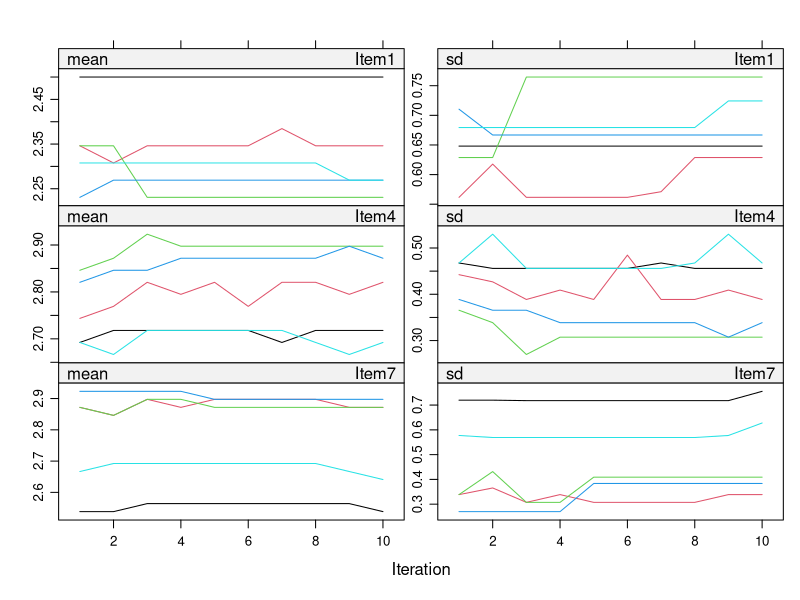

This chart was generated by the following R code: (Note: this script raises an error after producing the figure.)
## ---- chunk 1
library(haven)
library(mice)
## ---- chunk 2
dat <- read_sav("data/Questionnaire.sav")
dat[dat == -9] <- NA
dat$Total_Score <- rowSums(dat[,c(paste0("Item", 1:10))])
head(dat)
## ---- chunk 3
imp0 <- mice(dat, maxit = 0)
pred <- imp0$predictorMatrix
#Exclude Total Score as imputed variable
pred["Total_Score",] <- 0 
#Exclude Total Score as predictor variable
pred[,"Total_Score"] <- 0
## ---- chunk 4
imp <- mice(dat, m = 5, maxit = 10, pred = pred, printFlag = FALSE)
## ---- chunk 5
plot(imp, c("Item1", "Item4", "Item7"))
## ---- chunk 6
imp1 <- data.frame(complete(imp, include = TRUE, action = "long"))
imp1$Total_Score <- rowSums(imp1[c(paste0("Item", 1:10))])
imp2 <- as.mids(imp1)
## ---- chunk 7
fit <- with(imp2, lm(Total_Score ~ Age))
pool(fit)
## ---- chunk 8
knitr::include_graphics("images/fig8.1.png")
## ---- chunk 9
knitr::include_graphics("images/fig8.2.png")
## ---- chunk 10
knitr::include_graphics("images/fig8.3.png")
## ---- chunk 11
knitr::include_graphics("images/fig8.4.png")
## ---- chunk 12
knitr::include_graphics("images/fig8.5a.png")
knitr::include_graphics("images/fig8.5b.png")

## ---- chunk 13
knitr::include_graphics("images/fig8.6.png")
## ---- chunk 14

dat <- read_sav("data/ManyQuestionnaires.sav")
dat[dat == -9] <- NA
names(dat)
## ---- chunk 15
dat$Q1_parcel <- rowMeans(dat[,c("Q1_I1","Q1_I2","Q1_I3","Q1_I4","Q1_I5","Q1_I6","Q1_I7","Q1_I8","Q1_I9","Q1_I10","Q1_I11","Q1_I12")], na.rm=TRUE)
dat$Q2_parcel <- rowMeans(dat[,c("Q2_I1","Q2_I2","Q2_I3","Q2_I4","Q2_I5","Q2_I6","Q2_I7","Q2_I8","Q2_I9","Q2_I10","Q2_I11","Q2_I12")], na.rm=TRUE)
dat$Q3_parcel <- rowMeans(dat[,c("Q3_I1","Q3_I2","Q3_I3","Q3_I4","Q3_I5","Q3_I6","Q3_I7","Q3_I8","Q3_I9","Q3_I10","Q3_I11","Q3_I12")], na.rm=TRUE)
dat$Q4_parcel <- rowMeans(dat[,c("Q4_I1","Q4_I2","Q4_I3","Q4_I4","Q4_I5","Q4_I6","Q4_I7","Q4_I8","Q4_I9","Q4_I10","Q4_I11","Q4_I12")], na.rm=TRUE)
dat$Q5_parcel <- rowMeans(dat[,c("Q5_I1","Q5_I2","Q5_I3","Q5_I4","Q5_I5","Q5_I6","Q5_I7","Q5_I8","Q5_I9","Q5_I10","Q5_I11","Q5_I12")], na.rm=TRUE)

## ---- chunk 16
dat_Q1 <- dat[,c("Q1_I1","Q1_I2","Q1_I3","Q1_I4","Q1_I5","Q1_I6","Q1_I7","Q1_I8","Q1_I9","Q1_I10","Q1_I11","Q1_I12", 
                    "Q2_parcel", "Q3_parcel", "Q4_parcel", "Q5_parcel",
                    "Covariate1", "Covariate2", "Covariate3")]

## ---- chunk 17
dat_Q2 <- dat[,c("Q2_I1","Q2_I2","Q2_I3","Q2_I4","Q2_I5","Q2_I6","Q2_I7","Q2_I8","Q2_I9","Q2_I10","Q2_I11","Q2_I12", 
                    "Q1_parcel", "Q3_parcel", "Q4_parcel", "Q5_parcel",
                    "Covariate1", "Covariate2", "Covariate3")]
dat_Q3 <- dat[,c("Q3_I1","Q3_I2","Q3_I3","Q3_I4","Q3_I5","Q3_I6","Q3_I7","Q3_I8","Q3_I9","Q3_I10","Q3_I11","Q3_I12", 
                    "Q1_parcel", "Q2_parcel", "Q4_parcel", "Q5_parcel",
                    "Covariate1", "Covariate2", "Covariate3")]

dat_Q4 <- dat[,c("Q4_I1","Q4_I2","Q4_I3","Q4_I4","Q4_I5","Q4_I6","Q4_I7","Q4_I8","Q4_I9","Q4_I10","Q4_I11","Q4_I12", 
                    "Q1_parcel", "Q2_parcel", "Q3_parcel", "Q5_parcel",
                    "Covariate1", "Covariate2", "Covariate3")]
dat_Q5 <- dat[,c("Q5_I1","Q5_I2","Q5_I3","Q5_I4","Q5_I5","Q5_I6","Q5_I7","Q5_I8","Q5_I9","Q5_I10","Q5_I11","Q5_I12", 
                    "Q1_parcel", "Q2_parcel", "Q3_parcel", "Q4_parcel",
                    "Covariate1", "Covariate2", "Covariate3")]

## ---- chunk 18
imp_Q1 <- mice(dat_Q1, m = 5, maxit = 10, printFlag = FALSE)
## ---- chunk 19
imp_Q2 <- mice(dat_Q2, m = 5, maxit = 10, printFlag = FALSE)
imp_Q3 <- mice(dat_Q3, m = 5, maxit = 10, printFlag = FALSE)
imp_Q4 <- mice(dat_Q4, m = 5, maxit = 10, printFlag = FALSE)
imp_Q5 <- mice(dat_Q5, m = 5, maxit = 10, printFlag = FALSE)
## ---- chunk 20
mi_Q1 <- data.frame(complete(imp_Q1, include=TRUE, action="long"))
mi_Q2 <- data.frame(complete(imp_Q2, include=TRUE, action="long"))
mi_Q3 <- data.frame(complete(imp_Q3, include=TRUE, action="long"))
mi_Q4 <- data.frame(complete(imp_Q4, include=TRUE, action="long"))
mi_Q5 <- data.frame(complete(imp_Q5, include=TRUE, action="long"))
## ---- chunk 21
dat_imp <-data.frame(.imp=mi_Q1[,".imp"],
                        mi_Q1[,paste0("Q1_I", 1:12)],
                        mi_Q2[,paste0("Q2_I", 1:12)],
                        mi_Q3[,paste0("Q3_I", 1:12)],
                        mi_Q4[,paste0("Q4_I", 1:12)],
                        mi_Q5[,paste0("Q5_I", 1:12)],
                        mi_Q1[,c("Covariate1", "Covariate2", "Covariate3")]
                        )
## ---- chunk 22
dat_imp$Q1_TS <- rowSums(dat_imp[,c("Q1_I1","Q1_I2","Q1_I3","Q1_I4","Q1_I5","Q1_I6","Q1_I7","Q1_I8","Q1_I9","Q1_I10","Q1_I11","Q1_I12")], na.rm=FALSE)
dat_imp$Q2_TS <- rowSums(dat_imp[,c("Q2_I1","Q2_I2","Q2_I3","Q2_I4","Q2_I5","Q2_I6","Q2_I7","Q2_I8","Q2_I9","Q2_I10","Q2_I11","Q2_I12")], na.rm=FALSE)
dat_imp$Q3_TS <- rowSums(dat_imp[,c("Q3_I1","Q3_I2","Q3_I3","Q3_I4","Q3_I5","Q3_I6","Q3_I7","Q3_I8","Q3_I9","Q3_I10","Q3_I11","Q3_I12")], na.rm=FALSE)
dat_imp$Q4_TS <- rowSums(dat_imp[,c("Q4_I1","Q4_I2","Q4_I3","Q4_I4","Q4_I5","Q4_I6","Q4_I7","Q4_I8","Q4_I9","Q4_I10","Q4_I11","Q4_I12")], na.rm=FALSE)
dat_imp$Q5_TS <- rowSums(dat_imp[,c("Q5_I1","Q5_I2","Q5_I3","Q5_I4","Q5_I5","Q5_I6","Q5_I7","Q5_I8","Q5_I9","Q5_I10","Q5_I11","Q5_I12")], na.rm=FALSE)

## ---- chunk 23

dat_imp2 <- as.mids(dat_imp)
fit <- with(dat_imp2, lm(Q1_TS~ Q2_TS+Q3_TS+Q4_TS+Q5_TS+Covariate1))
pool(fit)
## ---- chunk 24
knitr::include_graphics("images/fig8.7.png")
## ---- chunk 25
knitr::include_graphics("images/fig8.8.png")
## ---- chunk 26
knitr::include_graphics("images/fig8.9.png")
## ---- chunk 27
dat <- read_sav("data/ManyQuestionnaires.sav")
dat[dat == -9] <- NA

dat$Q1_TS <- rowSums(dat[,paste0("Q1_I", 1:12)], na.rm=FALSE)
dat$Q2_TS <- rowSums(dat[,paste0("Q2_I", 1:12)], na.rm=FALSE)
dat$Q3_TS <- rowSums(dat[,paste0("Q3_I", 1:12)], na.rm=FALSE)
dat$Q4_TS <- rowSums(dat[,paste0("Q4_I", 1:12)], na.rm=FALSE)
dat$Q5_TS <- rowSums(dat[,paste0("Q5_I", 1:12)], na.rm=FALSE)

imp0 <- mice(dat, maxit=0, printFlag = FALSE)
predmat2 <- imp0$pred
method2 <- imp0$method
## ---- chunk 28
predmat2 <- imp0$predictorMatrix
predmat2[paste0("Q1_I", 1:12),] <- 0
predmat2[paste0("Q1_I", 1:12),paste0("Q1_I", 1:12)] <- 1
predmat2[paste0("Q1_I", 1:12),c("Q2_TS","Q3_TS","Q4_TS","Q5_TS")] <- 1
predmat2[paste0("Q2_I", 1:12),] <- 0
predmat2[paste0("Q2_I", 1:12),paste0("Q2_I", 1:12)] <- 1
predmat2[paste0("Q2_I", 1:12),c("Q1_TS","Q3_TS","Q4_TS","Q5_TS")] <- 1
predmat2[paste0("Q3_I", 1:12),] <- 0
predmat2[paste0("Q3_I", 1:12),paste0("Q3_I", 1:12)] <- 1
predmat2[paste0("Q3_I", 1:12),c("Q2_TS","Q1_TS","Q4_TS","Q5_TS")] <- 1
predmat2[paste0("Q4_I", 1:12),] <- 0
predmat2[paste0("Q4_I", 1:12),paste0("Q4_I", 1:12)] <- 1
predmat2[paste0("Q4_I", 1:12),c("Q2_TS","Q3_TS","Q1_TS","Q5_TS")] <- 1
predmat2[paste0("Q5_I", 1:12),] <- 0
predmat2[paste0("Q5_I", 1:12),paste0("Q5_I", 1:12)] <- 1
predmat2[paste0("Q5_I", 1:12),c("Q2_TS","Q3_TS","Q4_TS","Q1_TS")] <- 1

predmat2[,c("Covariate1", "Covariate2", "Covariate3")] <- 1 #covariates as predictors for all items
predmat2 <- predmat2*imp0$pred
predmat2

## ---- chunk 29
method2["Q1_TS"] <- "~I(Q1_I1+Q1_I2+Q1_I3+Q1_I4+Q1_I5+Q1_I6+Q1_I7+Q1_I8+Q1_I9+Q1_I10+Q1_I11+Q1_I12)"
method2["Q2_TS"] <- "~I(Q2_I1+Q2_I2+Q2_I3+Q2_I4+Q2_I5+Q2_I6+Q2_I7+Q2_I8+Q2_I9+Q2_I10+Q2_I11+Q2_I12)"
method2["Q3_TS"] <- "~I(Q3_I1+Q3_I2+Q3_I3+Q3_I4+Q3_I5+Q3_I6+Q3_I7+Q3_I8+Q3_I9+Q3_I10+Q3_I11+Q3_I12)"
method2["Q4_TS"] <- "~I(Q4_I1+Q4_I2+Q4_I3+Q4_I4+Q4_I5+Q4_I6+Q4_I7+Q4_I8+Q4_I9+Q4_I10+Q4_I11+Q4_I12)"
method2["Q5_TS"] <- "~I(Q5_I1+Q5_I2+Q5_I3+Q5_I4+Q5_I5+Q5_I6+Q5_I7+Q5_I8+Q5_I9+Q5_I10+Q5_I11+Q5_I12)"
## ---- chunk 30
imp <- mice(dat, predictorMatrix = predmat2, method = method2, m=15, maxit=30)
plot(imp,c("Q1_TS", "Q2_TS","Q3_TS","Q4_TS","Q5_TS"))
## ---- chunk 31
fit <- with(imp, lm(Q1_TS~ Q2_TS+Q3_TS+Q4_TS+Q5_TS+Covariate1))
pool(fit)
